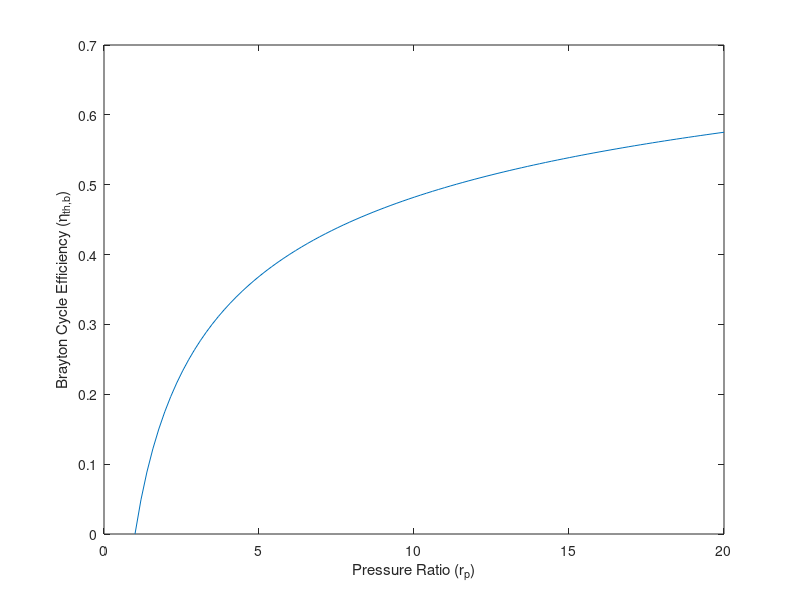

Source code (MATLAB):
% Brayton Cycle
% 2 Main areas where gas turbine engines are used: aircraft propulsion and
% electric power generation.
% The open gas-turbine cycle can be modelled as a closed cycle by using the
% air-standard assumptions. That ideal gas turbine cycle with 2 rotating parts (compressor, turbine) 
% is called Brayton cycle.
% Made up of 4 internally reversible processes --> 
% 1.) Isentropic Compression (in a compressor)
% 2.) Constant-Pressure heat addition
% 3.) Isentropic expansion (in a turbine)
% 4.) Constant-pressure heat rejection
% Under the air-standard assumptions, we can derive that 
% eta_th_brayton = 1 - 1/(r_p^((k-1)/k)); r_p = p2/p1 = pressure ratio for ideal brayton cycle
% k = cp/cv for the working fluid

%% Variation of efficiency of Ideal Brayton Cycle with Pressure Ratio for a given working fluid
k = 1.4; % Specific heat ratio of air
r_p = linspace(1,20,100); % r_p = p2/p1 = pressure ratio for ideal brayton cycle
eta_th_brayton = 1 - 1./(r_p.^((k-1)/k));
plot(r_p,eta_th_brayton); % Graph
ylabel({'Brayton Cycle Efficiency (\eta_{th,b})'});
xlabel({'Pressure Ratio (r_p)'});

% Max temperature in cycle = inlet of turbine which also limits the max.
% obtainable pressure ratio
% For a given turbine inlet temperature,
